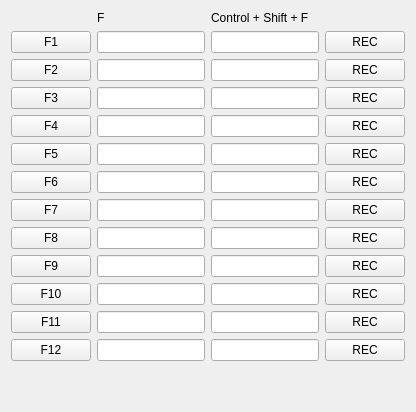
     <widget class="QWidget" name="cq_func_tab">
      <attribute name="title">
       <string>CQ</string>
      </attribute>
      <attribute name="toolTip">
       <string>CQ mode function keys</string>
      </attribute>
      <layout class="QVBoxLayout" name="verticalLayout_2">
       <item>
        <layout class="QGridLayout" name="gridLayout_2">
         <item row="10" column="1">
          <widget class="QLineEdit" name="cq_f10_edit">
           <property name="maximumSize">
            <size>
             <width>370</width>
             <height>30</height>
            </size>
           </property>
          </widget>
         </item>
         <item row="4" column="1">
          <widget class="QLineEdit" name="cq_f4_edit">
           <property name="maximumSize">
            <size>
             <width>370</width>
             <height>30</height>
            </size>
           </property>
          </widget>
         </item>
         <item row="9" column="1">
          <widget class="QLineEdit" name="cq_f9_edit">
           <property name="maximumSize">
            <size>
             <width>370</width>
             <height>30</height>
            </size>
           </property>
          </widget>
         </item>
         <item row="12" column="1">
          <widget class="QLineEdit" name="cq_f12_edit">
           <property name="maximumSize">
            <size>
             <width>370</width>
             <height>30</height>
            </size>
           </property>
          </widget>
         </item>
         <item row="5" column="1">
          <widget class="QLineEdit" name="cq_f5_edit">
           <property name="maximumSize">
            <size>
             <width>370</width>
             <height>30</height>
            </size>
           </property>
          </widget>
         </item>
         <item row="2" column="1">
          <widget class="QLineEdit" name="cq_f2_edit">
           <property name="maximumSize">
            <size>
             <width>370</width>
             <height>30</height>
            </size>
           </property>
          </widget>
         </item>
         <item row="6" column="1">
          <widget class="QLineEdit" name="cq_f6_edit">
           <property name="maximumSize">
            <size>
             <width>370</width>
             <height>30</height>
            </size>
           </property>
          </widget>
         </item>
         <item row="3" column="1">
          <widget class="QLineEdit" name="cq_f3_edit">
           <property name="maximumSize">
            <size>
             <width>370</width>
             <height>30</height>
            </size>
           </property>
          </widget>
         </item>
         <item row="8" column="1">
          <widget class="QLineEdit" name="cq_f8_edit">
           <property name="maximumSize">
            <size>
             <width>370</width>
             <height>30</height>
            </size>
           </property>
          </widget>
         </item>
         <item row="1" column="1">
          <widget class="QLineEdit" name="cq_f1_edit">
           <property name="maximumSize">
            <size>
             <width>370</width>
             <height>30</height>
            </size>
           </property>
           <property name="acceptDrops">
            <bool>false</bool>
           </property>
          </widget>
         </item>
         <item row="11" column="1">
          <widget class="QLineEdit" name="cq_f11_edit">
           <property name="maximumSize">
            <size>
             <width>370</width>
             <height>30</height>
            </size>
           </property>
          </widget>
         </item>
         <item row="7" column="1">
          <widget class="QLineEdit" name="cq_f7_edit">
           <property name="maximumSize">
            <size>
             <width>370</width>
             <height>30</height>
            </size>
           </property>
          </widget>
         </item>
         <item row="13" column="1">
          <spacer name="verticalSpacer_2">
           <property name="orientation">
            <enum>Qt::Vertical</enum>
           </property>
           <property name="sizeHint" stdset="0">
            <size>
             <width>20</width>
             <height>40</height>
            </size>
           </property>
          </spacer>
         </item>
         <item row="1" column="3">
          <widget class="QPushButton" name="recF1">
           <property name="focusPolicy">
            <enum>Qt::NoFocus</enum>
           </property>
           <property name="text">
            <string>REC</string>
           </property>
          </widget>
         </item>
         <item row="7" column="2">
          <widget class="QLineEdit" name="cq_f7_rec_edit"/>
         </item>
         <item row="2" column="2">
          <widget class="QLineEdit" name="cq_f2_rec_edit"/>
         </item>
         <item row="11" column="2">
          <widget class="QLineEdit" name="cq_f11_rec_edit"/>
         </item>
         <item row="12" column="2">
          <widget class="QLineEdit" name="cq_f12_rec_edit"/>
         </item>
         <item row="0" column="2">
          <widget class="QLabel" name="label_59">
           <property name="text">
            <string>Control + Shift + F</string>
           </property>
          </widget>
         </item>
         <item row="1" column="2">
          <widget class="QLineEdit" name="cq_f1_rec_edit"/>
         </item>
         <item row="6" column="2">
          <widget class="QLineEdit" name="cq_f6_rec_edit"/>
         </item>
         <item row="8" column="2">
          <widget class="QLineEdit" name="cq_f8_rec_edit"/>
         </item>
         <item row="3" column="2">
          <widget class="QLineEdit" name="cq_f3_rec_edit"/>
         </item>
         <item row="5" column="2">
          <widget class="QLineEdit" name="cq_f5_rec_edit"/>
         </item>
         <item row="9" column="2">
          <widget class="QLineEdit" name="cq_f9_rec_edit"/>
         </item>
         <item row="10" column="2">
          <widget class="QLineEdit" name="cq_f10_rec_edit"/>
         </item>
         <item row="0" column="1">
          <widget class="QLabel" name="label_60">
           <property name="text">
            <string>F</string>
           </property>
          </widget>
         </item>
         <item row="4" column="2">
          <widget class="QLineEdit" name="cq_f4_rec_edit"/>
         </item>
         <item row="1" column="0">
          <widget class="QPushButton" name="playF1">
           <property name="focusPolicy">
            <enum>Qt::NoFocus</enum>
           </property>
           <property name="text">
            <string>F1</string>
           </property>
          </widget>
         </item>
         <item row="2" column="0">
          <widget class="QPushButton" name="playF2">
           <property name="focusPolicy">
            <enum>Qt::NoFocus</enum>
           </property>
           <property name="text">
            <string>F2</string>
           </property>
          </widget>
         </item>
         <item row="3" column="0">
          <widget class="QPushButton" name="playF3">
           <property name="focusPolicy">
            <enum>Qt::NoFocus</enum>
           </property>
           <property name="text">
            <string>F3</string>
           </property>
          </widget>
         </item>
         <item row="4" column="0">
          <widget class="QPushButton" name="playF4">
           <property name="focusPolicy">
            <enum>Qt::NoFocus</enum>
           </property>
           <property name="text">
            <string>F4</string>
           </property>
          </widget>
         </item>
         <item row="5" column="0">
          <widget class="QPushButton" name="playF5">
           <property name="focusPolicy">
            <enum>Qt::NoFocus</enum>
           </property>
           <property name="text">
            <string>F5</string>
           </property>
          </widget>
         </item>
         <item row="6" column="0">
          <widget class="QPushButton" name="playF6">
           <property name="focusPolicy">
            <enum>Qt::NoFocus</enum>
           </property>
           <property name="text">
            <string>F6</string>
           </property>
          </widget>
         </item>
         <item row="7" column="0">
          <widget class="QPushButton" name="playF7">
           <property name="focusPolicy">
            <enum>Qt::NoFocus</enum>
           </property>
           <property name="text">
            <string>F7</string>
           </property>
          </widget>
         </item>
         <item row="8" column="0">
          <widget class="QPushButton" name="playF8">
           <property name="focusPolicy">
            <enum>Qt::NoFocus</enum>
           </property>
           <property name="text">
            <string>F8</string>
           </property>
          </widget>
         </item>
         <item row="9" column="0">
          <widget class="QPushButton" name="playF9">
           <property name="focusPolicy">
            <enum>Qt::NoFocus</enum>
           </property>
           <property name="text">
            <string>F9</string>
           </property>
          </widget>
         </item>
         <item row="10" column="0">
          <widget class="QPushButton" name="playF10">
           <property name="focusPolicy">
            <enum>Qt::NoFocus</enum>
           </property>
           <property name="text">
            <string>F10</string>
           </property>
          </widget>
         </item>
         <item row="11" column="0">
          <widget class="QPushButton" name="playF11">
           <property name="focusPolicy">
            <enum>Qt::NoFocus</enum>
           </property>
           <property name="text">
            <string>F11</string>
           </property>
          </widget>
         </item>
         <item row="12" column="0">
          <widget class="QPushButton" name="playF12">
           <property name="focusPolicy">
            <enum>Qt::NoFocus</enum>
           </property>
           <property name="text">
            <string>F12</string>
           </property>
          </widget>
         </item>
         <item row="2" column="3">
          <widget class="QPushButton" name="recF2">
           <property name="focusPolicy">
            <enum>Qt::NoFocus</enum>
           </property>
           <property name="text">
            <string>REC</string>
           </property>
          </widget>
         </item>
         <item row="3" column="3">
          <widget class="QPushButton" name="recF3">
           <property name="focusPolicy">
            <enum>Qt::NoFocus</enum>
           </property>
           <property name="text">
            <string>REC</string>
           </property>
          </widget>
         </item>
         <item row="4" column="3">
          <widget class="QPushButton" name="recF4">
           <property name="focusPolicy">
            <enum>Qt::NoFocus</enum>
           </property>
           <property name="text">
            <string>REC</string>
           </property>
          </widget>
         </item>
         <item row="5" column="3">
          <widget class="QPushButton" name="recF5">
           <property name="focusPolicy">
            <enum>Qt::NoFocus</enum>
           </property>
           <property name="text">
            <string>REC</string>
           </property>
          </widget>
         </item>
         <item row="6" column="3">
          <widget class="QPushButton" name="recF6">
           <property name="focusPolicy">
            <enum>Qt::NoFocus</enum>
           </property>
           <property name="text">
            <string>REC</string>
           </property>
          </widget>
         </item>
         <item row="7" column="3">
          <widget class="QPushButton" name="recF7">
           <property name="focusPolicy">
            <enum>Qt::NoFocus</enum>
           </property>
           <property name="text">
            <string>REC</string>
           </property>
          </widget>
         </item>
         <item row="8" column="3">
          <widget class="QPushButton" name="recF8">
           <property name="focusPolicy">
            <enum>Qt::NoFocus</enum>
           </property>
           <property name="text">
            <string>REC</string>
           </property>
          </widget>
         </item>
         <item row="9" column="3">
          <widget class="QPushButton" name="recF9">
           <property name="focusPolicy">
            <enum>Qt::NoFocus</enum>
           </property>
           <property name="text">
            <string>REC</string>
           </property>
          </widget>
         </item>
         <item row="11" column="3">
          <widget class="QPushButton" name="recF11">
           <property name="focusPolicy">
            <enum>Qt::NoFocus</enum>
           </property>
           <property name="text">
            <string>REC</string>
           </property>
          </widget>
         </item>
         <item row="12" column="3">
          <widget class="QPushButton" name="recF12">
           <property name="focusPolicy">
            <enum>Qt::NoFocus</enum>
           </property>
           <property name="text">
            <string>REC</string>
           </property>
          </widget>
         </item>
         <item row="10" column="3">
          <widget class="QPushButton" name="recF10">
           <property name="focusPolicy">
            <enum>Qt::NoFocus</enum>
           </property>
           <property name="text">
            <string>REC</string>
           </property>
          </widget>
         </item>
        </layout>
       </item>
      </layout>
     </widget>
